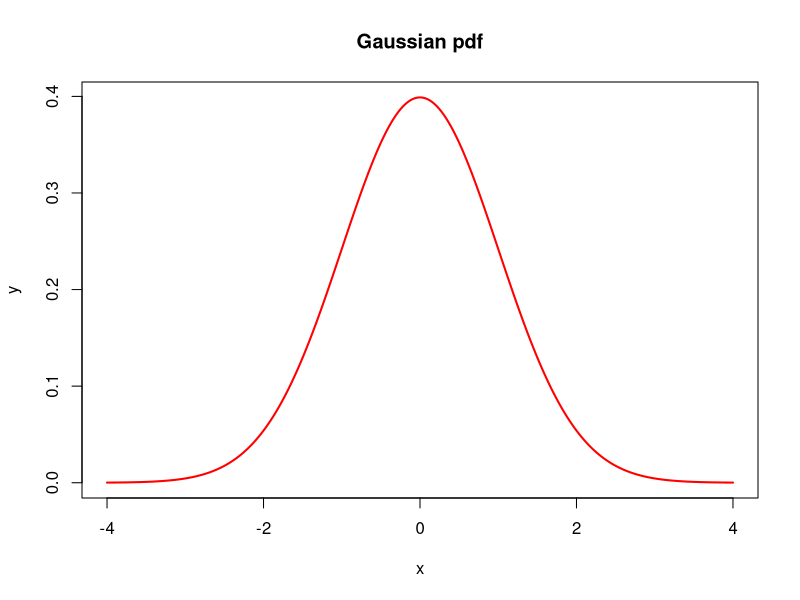
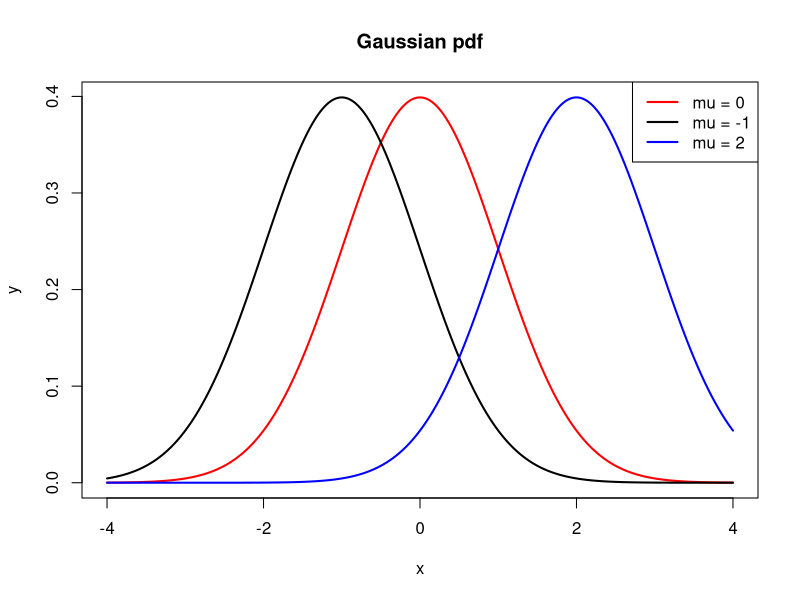
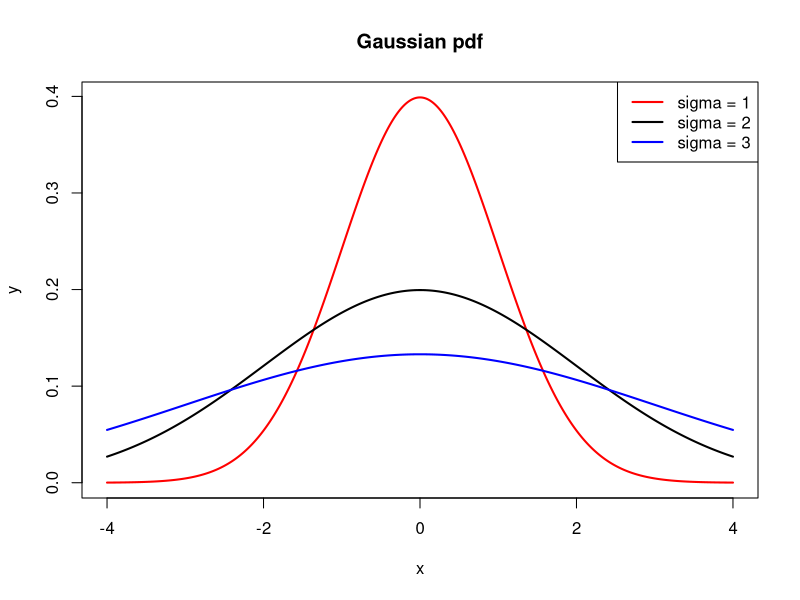
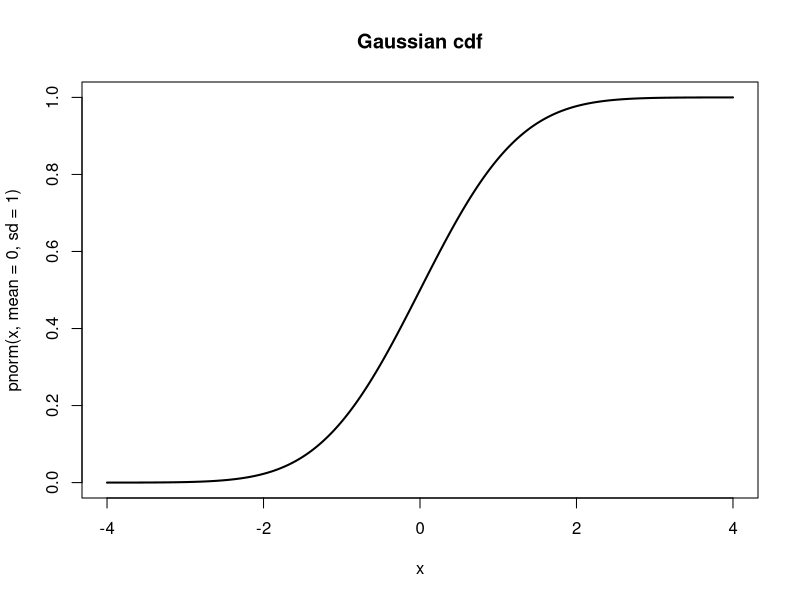
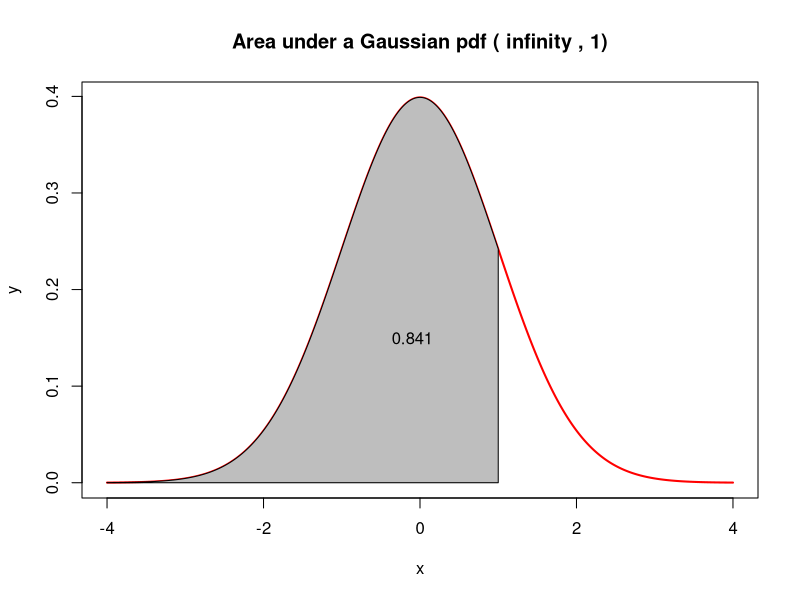
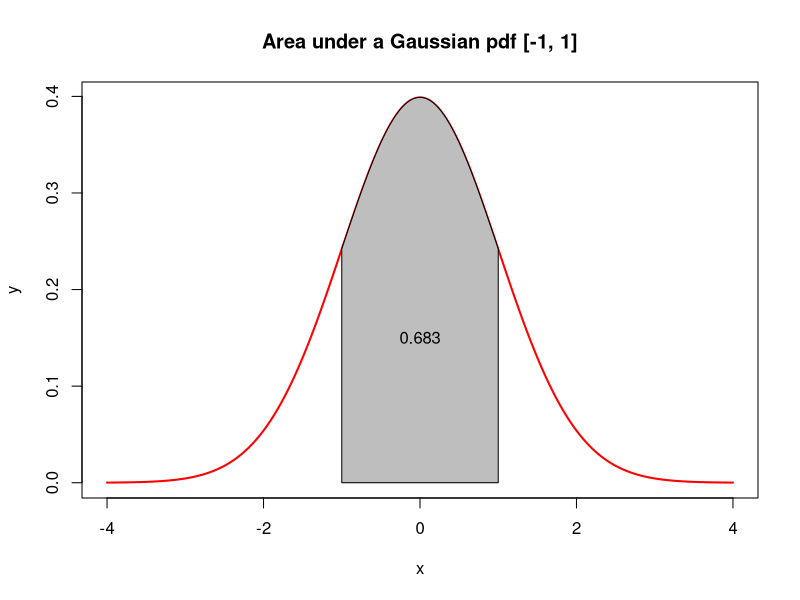
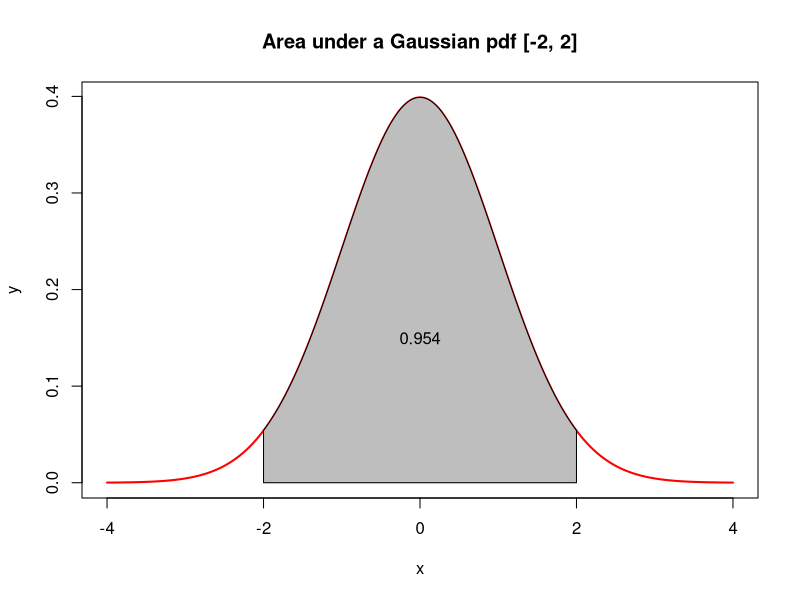
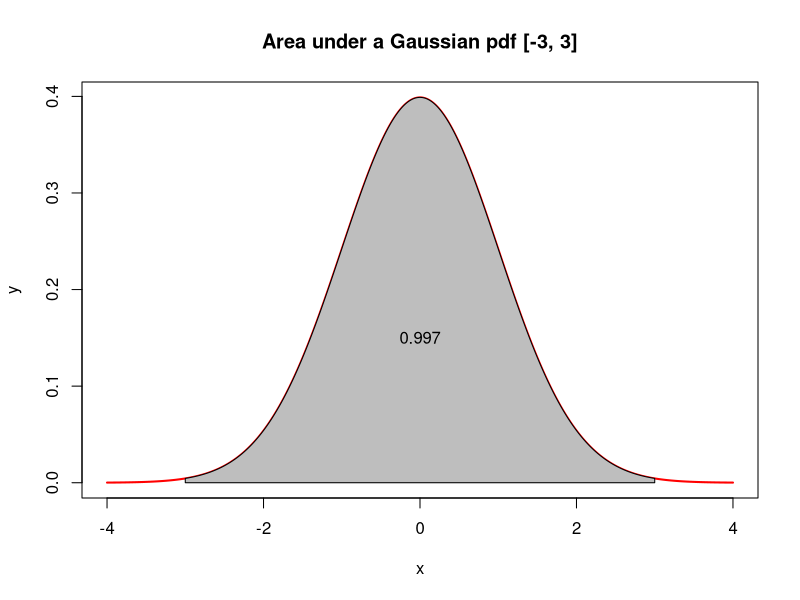

These charts were generated, in order, by the following R code:
## ---- chunk 1
knitr::opts_chunk$set(echo = TRUE, comments = "")
## ---- chunk 2
x = seq(-4, 4, 0.01)
## ---- chunk 3
y = dnorm(x, mean = 0, sd = 1)
## ---- chunk 4
y = (1 / sqrt(2 * pi)) * exp(-0.5 * x^2)
## ---- chunk 5
plot(x, y, type = 'l', lwd = 2, col = 'red', main = "Gaussian pdf")
## ---- chunk 6
y2 = dnorm(x, mean = -1, sd = 1)
y3 = dnorm(x, mean = 2, sd = 1)

plot(x, y, type = 'l', lwd = 2, col = 'red', main = "Gaussian pdf")
lines(x, y2, col = 'black', lwd = 2)
lines(x, y3, col = 'blue', lwd = 2)
legend("topright", lwd = 2, c("mu = 0", "mu = -1", "mu = 2"),
       col = c("red", "black", "blue"))
## ---- chunk 7
y2 = dnorm(x, mean = 0, sd = 2)
y3 = dnorm(x, mean = 0, sd = 3)

plot(x, y, type = 'l', lwd = 2, col = 'red', main = "Gaussian pdf")
lines(x, y2, col = 'black', lwd = 2)
lines(x, y3, col = 'blue', lwd = 2)
legend("topright", lwd = 2, c("sigma = 1", "sigma = 2", "sigma = 3"),
       col = c("red", "black", "blue"))
## ---- chunk 8
pnorm(0, mean = 0, sd = 1)
pnorm(1, mean = 0, sd = 1)
## ---- chunk 9
plot(x, pnorm(x, mean = 0, sd = 1), type = 'l', lwd = 2, main = "Gaussian cdf")
## ---- chunk 10
pnorm(1, mean = 0, sd = 1) - pnorm(-1, mean = 0, sd = 1)
## ---- chunk 11
pnorm(2, mean = 0, sd = 1) - pnorm(-2, mean = 0, sd = 1)
## ---- chunk 12
# First the area between (-infinity, 1]
x = seq(-4, 4, 0.01)
y = dnorm(x)
plot(x, y, type = 'l', lwd = 2, col = 'red',
     main = paste("Area under a Gaussian pdf (", expression(infinity), ", 1)"))

x = seq(-4, 1, 0.01)
y = dnorm(x)
polygon(c(-4, x, 1), c(0, y, 0), col = "grey")
text(-0.1, 0.15, format(pnorm(1), digits = 3))

# These next plots are the 1, 2, and 3 standard deviation rules

# Sigma = 1
x = seq(-4, 4, 0.01)
y = dnorm(x)
plot(x, y, type = 'l', lwd = 2, col = 'red',
     main = "Area under a Gaussian pdf [-1, 1]")

x = seq(-1, 1, 0.01)
y = dnorm(x)
polygon(c(-1, x, 1), c(0, y, 0), col = "grey")
text(0, 0.15, format(pnorm(1) - pnorm(-1), digits = 3))

# Sigma = 2
x = seq(-4, 4, 0.01)
y = dnorm(x)
plot(x, y, type = 'l', lwd = 2, col = 'red',
     main = "Area under a Gaussian pdf [-2, 2]")

x = seq(-2, 2, 0.01)
y = dnorm(x)
polygon(c(-2, x, 2), c(0, y, 0), col = "grey")
text(0, 0.15, format(pnorm(2) - pnorm(-2), digits = 3))

# Sigma = 3
x = seq(-4, 4, 0.01)
y = dnorm(x)
plot(x, y, type = 'l', lwd = 2, col = 'red',
     main = "Area under a Gaussian pdf [-3, 3]")

x = seq(-3, 3, 0.01)
y = dnorm(x)
polygon(c(-3, x, 3), c(0, y, 0), col = "grey")
text(0, 0.15, format(pnorm(3) - pnorm(-3), digits = 3))
